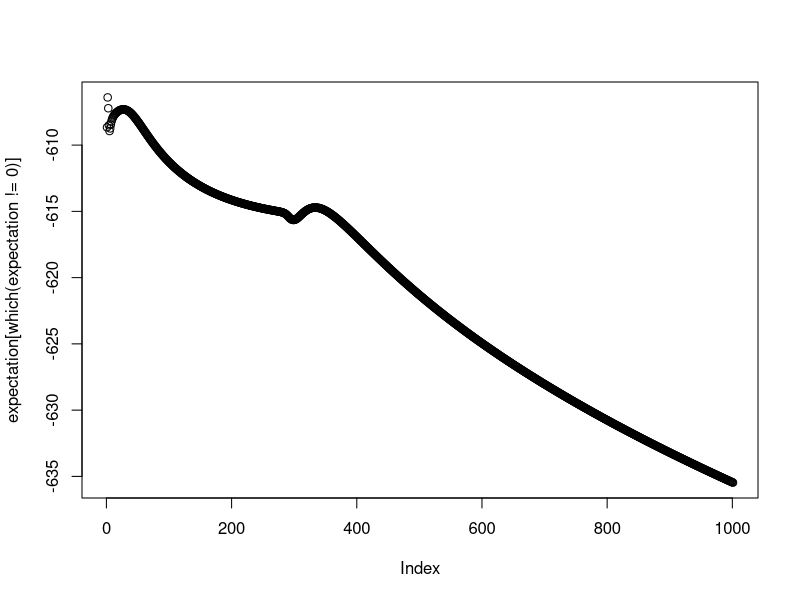

Recreate this plot in R.
########## Functions to be used in the simulation ################

A <- function(lambda, psi) {
  # Input: lambda: loading matrix of size p*k we have now
  #        psi: the variance matrix of size p*p of common factor we have now
  # Output: matrix A of size k*p (See definition in section 3.1)
  inv_mat <- solve(lambda %*% t(lambda) + psi)
  result <- t(lambda) %*% inv_mat
  return(result)
}

B <- function(lambda, psi) {
  # Input: lambda: loading matrix of size p*k we have now
  #        psi: the variance matrix of size p*p of common factor we have now
  # Output: B (See definition in section 3.1)
  k <- ncol(lambda)
  inv_mat <- solve(lambda %*% t(lambda) + psi)
  result <- diag(rep(1, k)) - t(lambda) %*% inv_mat %*% lambda
  return(result)
}

tr <- function(M){
  # Calculate the trace of matrix M
  return(sum(diag(M)))
}

E_step <- function(Y,lambda,psi){
  # Input: Y: the sample matrix of size n*p
  #        lambda: loading matrix of size p*k in current iteration
  #        psi: the common variance matrix of size p*p in current iteration
  # Output: The expectation in currect iteration (See equation (3.1) in section 3.1)
  n <- nrow(Y)
  mat_A <- A(lambda, psi)
  mat_B <- B(lambda, psi)
  result <- - n/2 * log(det(psi)) - 1/2 * tr(Y %*% solve(psi) %*% t(Y)) 
                            + tr(lambda %*% mat_A %*% t(Y) %*% Y %*% solve(psi)) 
                            - 1/2 * tr(lambda %*% ( n * mat_B + mat_A %*% t(Y) 
                                                       %*% Y %*% t(mat_A)) %*% t(lambda) %*% solve(psi))
  return(result)
}

psi_update <- function(lambda,psi,Y,j){
  # Input: lambda: loading matrix of size p*k we have now
  #        psi: the variance matrix of size p*p of common factor we have now
  #        Y: the response matrix of size n*p
  #        j: the element in (j,j) entry of matrix psi to update
  # Output: Updated psi[j,j]
  
  n <- nrow(Y)
  mat_A <- A(lambda,psi)
  mat_B <- B(lambda, psi)
  lambda_j <- lambda[j, ,drop = FALSE]
  Y.j <-Y[ ,j,drop = FALSE] # The j-th column of Y
  
  # Start calculating
  first_term <- (1/n) * t(Y.j) %*% Y.j
  second_term <- (-2/n) * lambda_j %*% mat_A %*% t(Y) %*% Y.j
  third_term <- (1/n) * lambda_j %*% (n * mat_B + mat_A %*% t(Y) %*% Y %*% t(mat_A)) %*% t(lambda_j)
  return(first_term + second_term + third_term)
}

psi_valid <- function(lambda,psi,Y){
  # Input: lambda: loading matrix of size p*k we have now
  #        psi: the variance matrix of size p*p of common factor we have now
  #        Y: the response matrix of size n*p
  # Output: True if psi is good to update (i.e in the concave region), False otherwise
  
  n <- nrow(Y)
  p <- ncol(Y)
  mat_A <- A(lambda,psi)
  mat_B <- B(lambda, psi)
  constraint <- numeric(length=p)
  for (j in 1:p){
    lambda_j <- lambda[j,,drop=FALSE]
    
    # Start calculating
    first_term <- (2/n) * sum(Y[,j]*Y[,j])
    second_term <- -(4/n) * lambda_j %*% as.matrix(rowSums(tcrossprod(mat_A,Y) 
                                                           %*% Y[,j, drop=FALSE]),ncol=1)
    third_term <- (2/n) * lambda_j %*% (n * mat_B + tcrossprod(mat_A,Y) 
                                        %*% tcrossprod(Y , mat_A)) %*% t(lambda_j)
    constraint[j]<- first_term + second_term + third_term
  }
  return(diag(psi)<=constraint)
}



lambda_update <- function(Y, lambda, psi, q){
  # Input: lambda: loading matrix of size p*k we have now
  #        psi: the variance matrix of size p*p of common factor we have now
  #        Y: the response matrix of size n*p
  #        q: the objective row of lambda to update
  # Output: Updated lambda[q, ]
  n <- nrow(Y)
  mat_A <- A(lambda,psi)
  mat_B <- B(lambda,psi)
  Y.q <- Y[ , q, drop = FALSE]
  result <- t(solve(n * mat_B + mat_A %*% t(Y) %*% Y %*% t(mat_A)) %*% mat_A %*% t(Y) %*% Y.q)
  return(result)
}

Standard_EM_update <- function(real_lambda, real_psi, N, initial_lambda, initial_psi){
  #### Input:
  ###    real_lambda: the real loading matrix
  ###    N: the sample size
  ###    initial_loading: the initialization of the loading matrix used for the algorithm
  ###    initial_psi: the initialization of the psi-matrix used for the algorithm
  #### Output:
  ###    expectation: the expectation during updating
  ###    loading_result: the loading matrix after updating
  ###    psi_result: the psi-matrix after updating
  
  p <- nrow(real_lambda)
  k <- ncol(real_lambda)
  Y <- MASS::mvrnorm(n = N, mu = rep(0,p), Sigma = real_lambda %*% t(real_lambda) + real_psi) 
  
  epsilon <- 0.0001 # error tolerance
  n_max_iter <- 1000 # maximum iteration number
  
  
  step <- 0 # record the number of iterations
  loading_diff <- 1000 # Set a big difference in case smaller than tolerance at very beginning
  
  # Variables to store result
  expectation <- numeric(length = n_max_iter) # to store the expectation during updating
  
  ## Initialization
  lambda <- initial_lambda
  psi <- initial_psi
  
  while(loading_diff >= epsilon){
    step <- step + 1
    expectation[step] <- E_step(Y,lambda,psi)
    
    ## Update psi elementwisely
    psi_update_position <- which(psi_valid(lambda,psi,Y))
    for (j in psi_update_position){
      psi[j,j] <- psi_update(lambda,psi,Y,j)
    }
    #print(diag(psi))
    
    
    ## Update loading matrix using current psi rowwisely
    lambda_new <- matrix(0, nrow = p, ncol = k)
    for (j in 1:p){
      lambda_new[j,] <- lambda_update(Y, lambda, psi,j)
    }
    #print(lambda_new)
    loading_diff <- norm(lambda_new - lambda, type = 'F')
    
    ## Update parameters
    lambda <- lambda_new
    
    if (step > n_max_iter){
      cli::cli_alert_warning('Failed to converge!')
      break
    }
  }
  plot(expectation[which(expectation != 0)])
  result <- list(expectation[which(expectation != 0)], lambda, psi)
  return(result)
}
################################################################################

n <- 200
p <- 6
k <- 2

true_lambda <- matrix(c(0.95,0,0.9,0,0.85,0,0,0.8,0,0.75,0,0.7), nrow = p, ncol = k, byrow = TRUE)
# true_lambda <- matrix(c(0.9,0,0.9,0,0.8,0,0,0.8,0,0.7,0,0.7), nrow= p, ncol = k, byrow = TRUE)

true_psi <- diag(rep(1,p)) - true_lambda %*% t(true_lambda)

initial_lambda <- matrix(rep(1,p*k),nrow = p, ncol = k)
initial_psi <- diag(rep(1,p))


Standard_EM_update(true_lambda, true_psi, n, initial_lambda, initial_psi)

